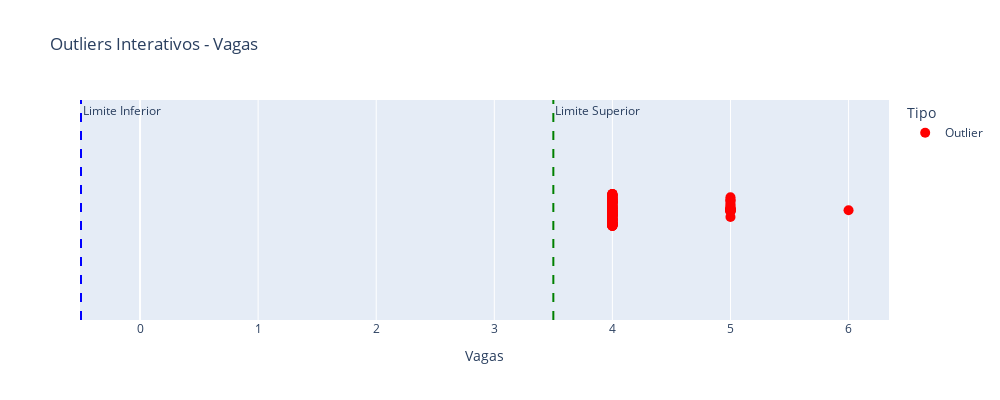

Here is the notebook cell this chart was saved with:
### Code cell
outliers_vagas = grafico_outliers_interativo(df_sem_outliers, 'Vagas')

### Figure 1 — Plotly figure (JSON) as saved in the notebook; plotly's stock layout.template omitted (floating-point values rounded to 4 significant figures; data arrays with more than 128 entries replaced by an {"elided": "..."} marker saying what was removed)
{"data": [{"alignmentgroup": "True", "boxpoints": "all", "customdata": {"elided": "140x13 mixed values"}, "fillcolor": "rgba(255,255,255,0)", "hoveron": "points", "hovertemplate": "Tipo=Outlier<br>Vagas=%{x}<br>Preco=%{customdata[0]}<br>taxa_condominio=%{customdata[1]}<br>Area(m²)=%{customdata[2]}<br>Quartos=%{customdata[3]}<br>Banheiros=%{customdata[4]}<br>Suites=%{customdata[5]}<br>Elevador=%{customdata[6]}<br>Mobiliado=%{customdata[7]}<br>Piscina=%{customdata[8]}<br>Novo=%{customdata[9]}<br>Bairro=%{customdata[10]}<br>Latitude=%{customdata[11]}<br>Longitude=%{customdata[12]}<extra></extra>", "jitter": 0.3, "legendgroup": "Outlier", "line": {"color": "rgba(255,255,255,0)"}, "marker": {"color": "red", "size": 10}, "name": "Outlier", "offsetgroup": "Outlier", "orientation": "h", "pointpos": 0, "showlegend": true, "type": "box", "x": {"elided": "140 int values"}, "x0": " ", "xaxis": "x", "y0": " ", "yaxis": "y"}], "layout": {"annotations": [{"showarrow": false, "text": "Limite Inferior", "x": -0.5, "xanchor": "left", "xref": "x", "y": 1, "yanchor": "top", "yref": "y domain"}, {"showarrow": false, "text": "Limite Superior", "x": 3.5, "xanchor": "left", "xref": "x", "y": 1, "yanchor": "top", "yref": "y domain"}], "boxmode": "group", "height": 400, "legend": {"title": {"text": "Tipo"}, "tracegroupgap": 0}, "shapes": [{"line": {"color": "blue", "dash": "dash"}, "type": "line", "x0": -0.5, "x1": -0.5, "xref": "x", "y0": 0, "y1": 1, "yref": "y domain"}, {"line": {"color": "green", "dash": "dash"}, "type": "line", "x0": 3.5, "x1": 3.5, "xref": "x", "y0": 0, "y1": 1, "yref": "y domain"}], "title": {"text": "Outliers Interativos - Vagas"}, "width": 1000, "xaxis": {"anchor": "y", "domain": [0, 1], "title": {"text": "Vagas"}}, "yaxis": {"anchor": "x", "domain": [0, 1]}}}
